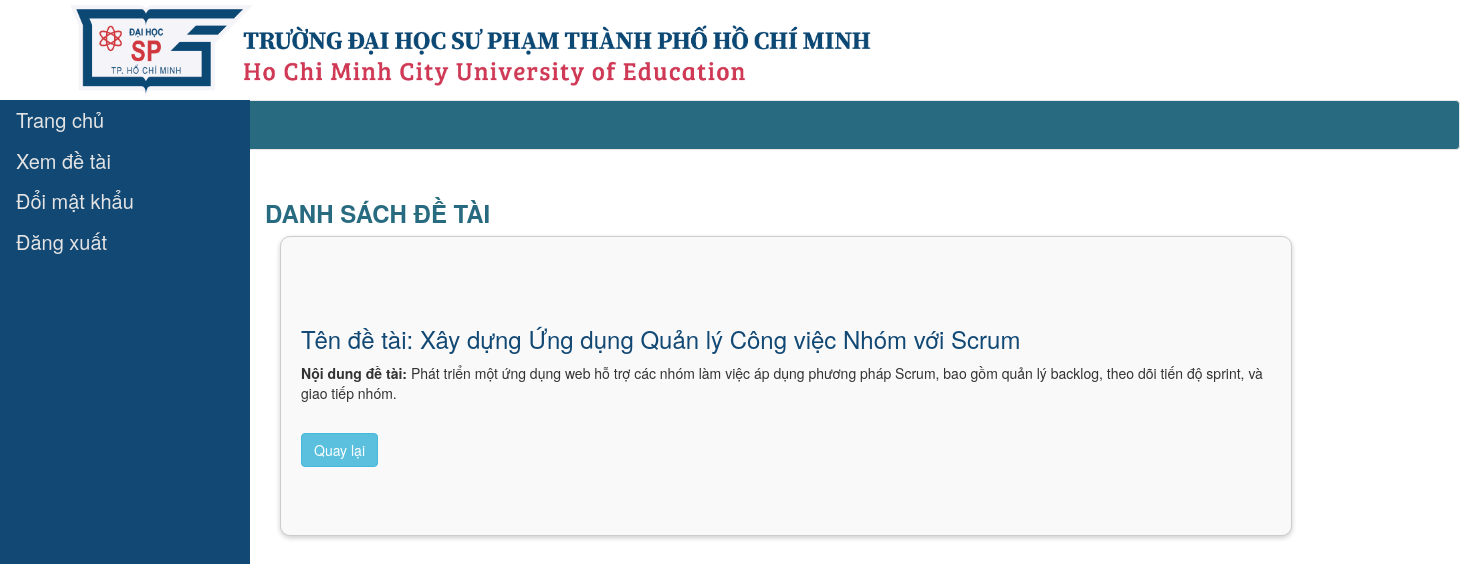
The page /index.php/showData_controller/noidungdetai/8 (signed in) on the database its author committed.
### tables this page shows
CREATE TABLE `project_list` (
  `id` double NOT NULL,
  `project_title` varchar(255) NOT NULL,
  `content` varchar(255) NOT NULL,
  `lecturer` varchar(255) NOT NULL,
  `lecturer_id` int(11) NOT NULL,
  `count` int(11) NOT NULL
);

### application/controllers/showData_controller.php (called while the page is built, shortened)
<?php if (! defined('BASEPATH')) exit('No direct script access allowed');
class showData_controller extends CI_Controller
{
	public function noidungdetai($idlayve)
	{
		$this->load->model('quyentruycap_model');
		$role = $this->quyentruycap_model->getRole($_SESSION['username']);
		if ($role === 'giaovu' || $role === 'giangvien' || $role === 'sinhvien') {
			$this->load->model('showData_model');
			$tin = $this->showData_model->Id($idlayve);
			if (!empty($tin)) {
				$this->load->view('trove_view.php', ['tin' => $tin]);
			} else {
				$this->load->view('thongbao_view');
			}
		} else {
			$this->load->view('thongbao_view');
		}
	}
}

### index.php (called while the page is built, shortened)
<?php
require_once BASEPATH.'core/CodeIgniter.php';

### application/models/showData_model.php (called while the page is built, shortened)
<?php if ( ! defined('BASEPATH')) exit('No direct script access allowed');
class showData_model extends CI_Model {
	public function Id($id)
	{
		$this->db->select('*');
		$this->db->where('id', $id);
		$query = $this->db->get('project_list');
		return $query->result_array();
	}
}

### application/views/trove_view.php (the view, shortened to what this page needs)
<!DOCTYPE html>
<html lang="en">
<head>
	<link rel="stylesheet" href="http://localhost:3000/vendor/bootstrap.css">
	<link rel="stylesheet" href="http://localhost:3000/vendor/font-awesome.css">
	<link rel="stylesheet" href="http://localhost:3000/start2_css.css">
	<link rel="stylesheet" href="http://localhost:3000/showdata_css.css">
</head>
<body>
	<?php require('header.php')?>
	<div class="container">
		<h3 class="text" style="color:#286B81;text-transform:uppercase; font-weight:bold;">Danh sách đề tài</h3>
	</div>
	<div class="container">
	<?php if (isset($tin) && !empty($tin)): ?>
    <?php foreach ($tin as $key => $value): ?>
        <form action="" method="POST">
            <div id="table_detai" class="col-sm-10">
                <div class="card card-block" style="background-color: #f9f9f9; padding: 20px; border-radius: 10px; box-shadow: 0px 2px 5px rgba(0,0,0,0.2);">
                    <h3 class="card-title" style="color: #124874;">Tên đề tài: <?= $value['project_title'] ?></h3>
                    <p class="card-text"><b>Nội dung đề tài:</b> <?= $value['content'] ?></p>
                    <div style="margin-top: 20px;">
                        <a href="http://localhost:3000/duyetdetaidexuat_controller" class="btn btn-info" style="margin-right: 10px;">Quay lại</a>
                    </div>
                </div>
            </div>
        </form>
    <?php endforeach; ?>
<?php else: ?>
    <p>Không có dữ liệu để hiển thị.</p>
<?php endif; ?>
</body>

### start2_css.css (style rules this page uses)
body { background-image: url(img/4.png); background-repeat: no-repeat; background-size: contain; background-size: 55%; background-position: 70px 5px; }

### showdata_css.css (style rules this page uses)
body { background-image: url(img/4.png); background-repeat: no-repeat; background-size: contain; background-size: 55%; background-position: 70px 5px; }
.container { width: 100%; max-width: 1280px; min-width: 300px; margin: 0 auto; margin-left: 250px; }
.card-block { width: 100%; min-height: 300px; height: auto; border: 1px solid #ccc; border-radius: 8px; box-shadow: 0 4px 6px rgba(0, 0, 0, 0.1); padding: 20px; background-color: white; display: flex; flex-direction: column; justify-content: center; align-items: flex-start; text-align: left; transition: transform 0.2s, box-shadow 0.2s; }
.text { padding-top: 110px; }

### rows shown on the page
project_list: project_title "Xây dựng Ứng dụng Quản lý Công việc Nhóm với Scrum", content "Phát triển một ứng dụng web hỗ trợ các nhóm làm việc áp dụng phương pháp Scrum, bao gồm quản lý backlog, theo dõi tiến độ sprint, và giao tiếp nhóm."
